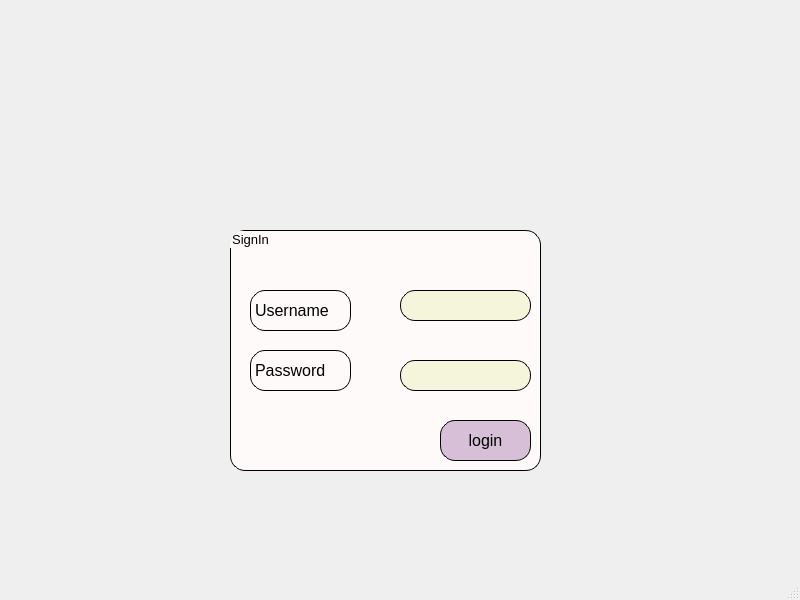
<?xml version="1.0" encoding="UTF-8"?>
<ui version="4.0">
 <class>MainWindow</class>
 <widget class="QMainWindow" name="MainWindow">
  <property name="geometry">
   <rect>
    <x>0</x>
    <y>0</y>
    <width>800</width>
    <height>600</height>
   </rect>
  </property>
  <property name="windowTitle">
   <string>MainWindow</string>
  </property>
  <widget class="QWidget" name="centralwidget">
   <widget class="QGroupBox" name="groupBox">
    <property name="geometry">
     <rect>
      <x>230</x>
      <y>230</y>
      <width>311</width>
      <height>241</height>
     </rect>
    </property>
    <property name="font">
     <font>
      <pointsize>10</pointsize>
     </font>
    </property>
    <property name="styleSheet">
     <string notr="true">background-color:snow;
border-radius:15px;
border:0.5px solid;</string>
    </property>
    <property name="title">
     <string>SignIn</string>
    </property>
    <widget class="QLabel" name="label">
     <property name="geometry">
      <rect>
       <x>20</x>
       <y>60</y>
       <width>101</width>
       <height>41</height>
      </rect>
     </property>
     <property name="font">
      <font>
       <pointsize>12</pointsize>
      </font>
     </property>
     <property name="styleSheet">
      <string notr="true"/>
     </property>
     <property name="text">
      <string>Username</string>
     </property>
    </widget>
    <widget class="QLabel" name="label_2">
     <property name="geometry">
      <rect>
       <x>20</x>
       <y>120</y>
       <width>101</width>
       <height>41</height>
      </rect>
     </property>
     <property name="font">
      <font>
       <pointsize>12</pointsize>
      </font>
     </property>
     <property name="styleSheet">
      <string notr="true"/>
     </property>
     <property name="text">
      <string>Password</string>
     </property>
    </widget>
    <widget class="QLineEdit" name="lineEdit_username">
     <property name="geometry">
      <rect>
       <x>170</x>
       <y>60</y>
       <width>131</width>
       <height>31</height>
      </rect>
     </property>
     <property name="font">
      <font>
       <pointsize>11</pointsize>
      </font>
     </property>
     <property name="styleSheet">
      <string notr="true">background-color:beige;
border-radius:15px;
border:0.5px solid;</string>
     </property>
    </widget>
    <widget class="QLineEdit" name="lineEdit_password">
     <property name="geometry">
      <rect>
       <x>170</x>
       <y>130</y>
       <width>131</width>
       <height>31</height>
      </rect>
     </property>
     <property name="font">
      <font>
       <pointsize>11</pointsize>
      </font>
     </property>
     <property name="styleSheet">
      <string notr="true">background-color:beige;
border-radius:15px;
border:0.5px solid;</string>
     </property>
     <property name="echoMode">
      <enum>QLineEdit::Password</enum>
     </property>
    </widget>
    <widget class="QPushButton" name="pushButton_login">
     <property name="geometry">
      <rect>
       <x>210</x>
       <y>190</y>
       <width>91</width>
       <height>41</height>
      </rect>
     </property>
     <property name="font">
      <font>
       <pointsize>12</pointsize>
      </font>
     </property>
     <property name="styleSheet">
      <string notr="true">background-color:	thistle;
border-radius:15px;
border:0.5px solid;</string>
     </property>
     <property name="text">
      <string>login</string>
     </property>
    </widget>
    <zorder>label_2</zorder>
    <zorder>lineEdit_username</zorder>
    <zorder>lineEdit_password</zorder>
    <zorder>pushButton_login</zorder>
    <zorder>label</zorder>
   </widget>
   <widget class="QLabel" name="label_pic">
    <property name="geometry">
     <rect>
      <x>230</x>
      <y>0</y>
      <width>251</width>
      <height>211</height>
     </rect>
    </property>
    <property name="text">
     <string/>
    </property>
   </widget>
  </widget>
  <widget class="QMenuBar" name="menubar">
   <property name="geometry">
    <rect>
     <x>0</x>
     <y>0</y>
     <width>800</width>
     <height>26</height>
    </rect>
   </property>
  </widget>
  <widget class="QStatusBar" name="statusbar"/>
 </widget>
 <resources/>
 <connections/>
</ui>
